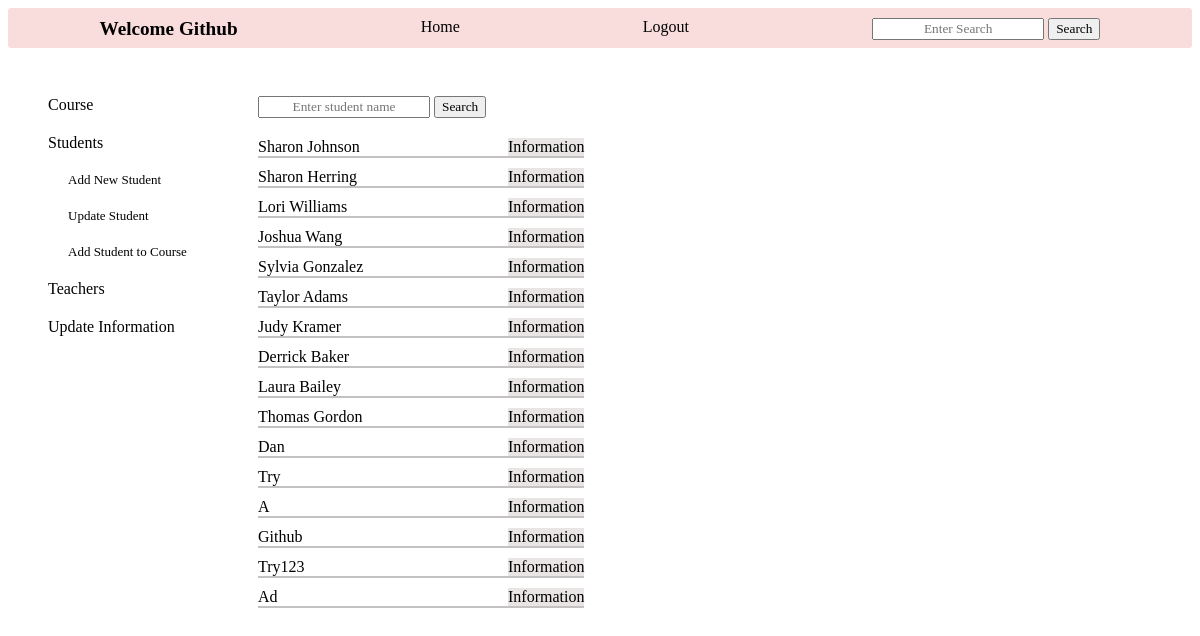
The app's page /admin_students (signed in) with its own data.
### tables this page shows
CREATE TABLE students (
        id INTEGER PRIMARY KEY,
        name TEXT NOT NULL,
        email TEXT UNIQUE,
        phone TEXT UNIQUE,
        user_id INTEGER,
        FOREIGN KEY(user_id) REFERENCES new_users (id)
        );

### app.py (the view, shortened to what this page needs)
@app.route('/admin_students', methods=['GET', 'POST'])
def admin_students(): # students information and actions for admin
    log=check_log()
    info=info_user()
    form=['create']
    return render_template('admin_students.html', log=log, info=info, admin_id=session['id'], form=form, student_attend='', student_dict='', students=create_students_objects(crud.read_all('students')))

### app.py (called while the page is built)
def check_log(): #check if user is loged in or not
    log_result={}
    if "name" in session:
        link='/logout'
        log='Logout'
        log_result['link']=link
        log_result['log']=log
        return log_result
    else:
        link='/login'
        log='Login'
        log_result['link']=link
        log_result['log']=log
        return log_result

def info_user(): # get user info
    if "role" in session:
        info={}
        if session['role']=='admin':
            info['id']=session['id']
            info['link']=f"/administrator/{session['id']}"
            info['word']='Administrator'
            info['hello']=f"Hello {crud.admin_name(session['id'])}- what do you want to do?"
        if session['role']=='teacher':
            info['id']=session['id']
            info['link']=f"/teacher_profile/{session['id']}"
            info['word']=f"Welcome {crud.teacher_name(session['id'])}"
            info['class']='user_hello'
        if session['role']=='student':
            info['id']=session['id']
            info['link']=f"/student_profile/{session['id']}"
            info['word']=f"Welcome {crud.student_name(session['id'])}"
            info['class']='user_hello'
        return info

### crud.py (called while the page is built)
def read_all(table):
    return query(f"SELECT * FROM {table}")

def read_if(column, table, value, condition):
    return query(f"SELECT {column} FROM {table} WHERE {value}='{condition}'")

def student_name(student_id):
    name=read_if('name', 'students', 'id', student_id)
    name=name[0][0]
    return name

### functions.py (called while the page is built)
def create_students_objects(students: list):
    students_objects=[classes.Student(student[0], student[1], student[2], student[3], student[4]) for student in students]
    return students_objects

### setup_db.py (called while the page is built)
def query(sql):
    with sqlite3.connect('students.db') as conn:
        cur=conn.cursor()
        cur.execute(sql)
        return cur.fetchall()

### templates/admin_students.html (shortened to what this page needs)
{% include "admin_nav_students.html" %}
    <div class="admin_students_main">
        <div class="main_student_search">
            <div class="student_search">
                {% for f in form %}
                <form action="" method="POST">
                    <input type="text" name="search" placeholder="Enter student name" autofocus>
                    <input type="submit" value="Search">
                </form>
                {% endfor %}
            </div>
            <div class="students_list">
                {% for student in students %}
                <div class="student_info">
                    <div class="student_name">{{student.name}}</div>
                    <a href="/student_info/{{student.tid}}">Information</a>
                </div>
                {% endfor %}
            </div>
        </div>
        <div class="student_courses">
            <div class="average_course_attend">
            </div>
        </div>
    </div>
    <div class="info_more_links">
    </div>
</div>

### static/style.css (style rules this page uses)
input { font-family: 'Times New Roman', Times, serif; text-align: center; }
.info_more_links { display: flex; gap: 5px; grid-row: 1; grid-column: 2; height: 18px; margin-left: 320px; }
.average_course_attend { display: flex; flex-direction: column; gap: 5px; }
.admin_students_main { grid-column: 2; grid-row: 2; display: flex; }
.main_student_search { display: flex; flex-direction: column; gap:20px; }
.students_list { display: flex; flex-direction: column; gap:10px; justify-content: space-between; }
.students_list>div { border-bottom: solid; border-width: 2px; border-color: rgb(195, 193, 193); }
.student_info { display: flex; }
.student_info>a { text-decoration: none; color: black; background-color: rgb(233, 229, 229); }
.student_name { width:250px; }
.student_courses { display: flex; flex-direction: column; gap: 20px; }

### records on screen
students: name "Sharon Johnson"
students: name "Sharon Herring"
students: name "Lori Williams"
students: name "Joshua Wang"
students: name "Sylvia Gonzalez"
students: name "Taylor Adams"
students: name "Judy Kramer"
students: name "Derrick Baker"
students: name "Laura Bailey"
students: name "Thomas Gordon"
students: name "Dan"
students: name "Try"
students: name "A"
students: name "Github"
students: name "Try123"
students: name "Ad"

### other values on screen
{{ info.word }} "Welcome Github"
{{ log.log }} "Logout"
